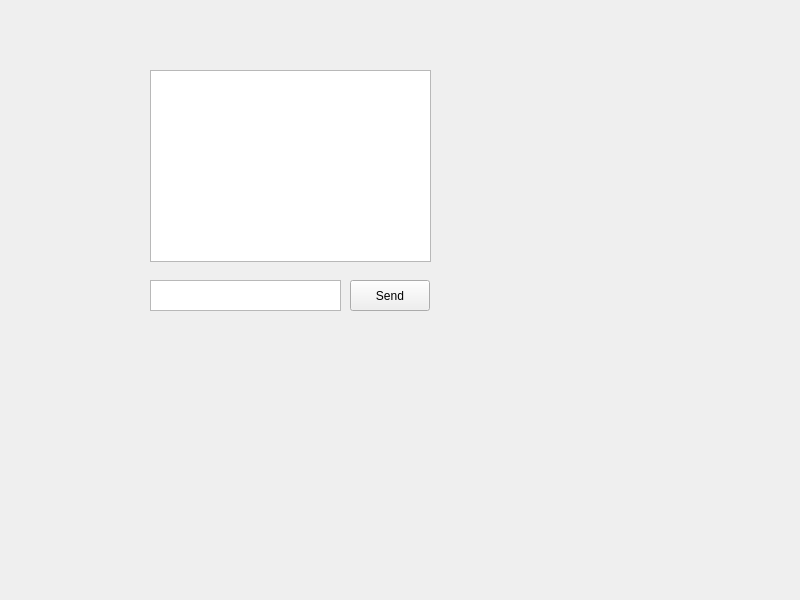
<?xml version="1.0" encoding="UTF-8"?>
<ui version="4.0">
 <class>mainpage</class>
 <widget class="QWidget" name="mainpage">
  <property name="geometry">
   <rect>
    <x>0</x>
    <y>0</y>
    <width>800</width>
    <height>600</height>
   </rect>
  </property>
  <property name="windowTitle">
   <string>IRC</string>
  </property>
  <widget class="QPushButton" name="sendButton">
   <property name="geometry">
    <rect>
     <x>350</x>
     <y>280</y>
     <width>80</width>
     <height>31</height>
    </rect>
   </property>
   <property name="text">
    <string>Send</string>
   </property>
  </widget>
  <widget class="QTextEdit" name="textEdit">
   <property name="geometry">
    <rect>
     <x>150</x>
     <y>280</y>
     <width>191</width>
     <height>31</height>
    </rect>
   </property>
  </widget>
  <widget class="QTextBrowser" name="textBrowser">
   <property name="geometry">
    <rect>
     <x>150</x>
     <y>70</y>
     <width>281</width>
     <height>192</height>
    </rect>
   </property>
  </widget>
 </widget>
 <resources/>
 <connections/>
</ui>
